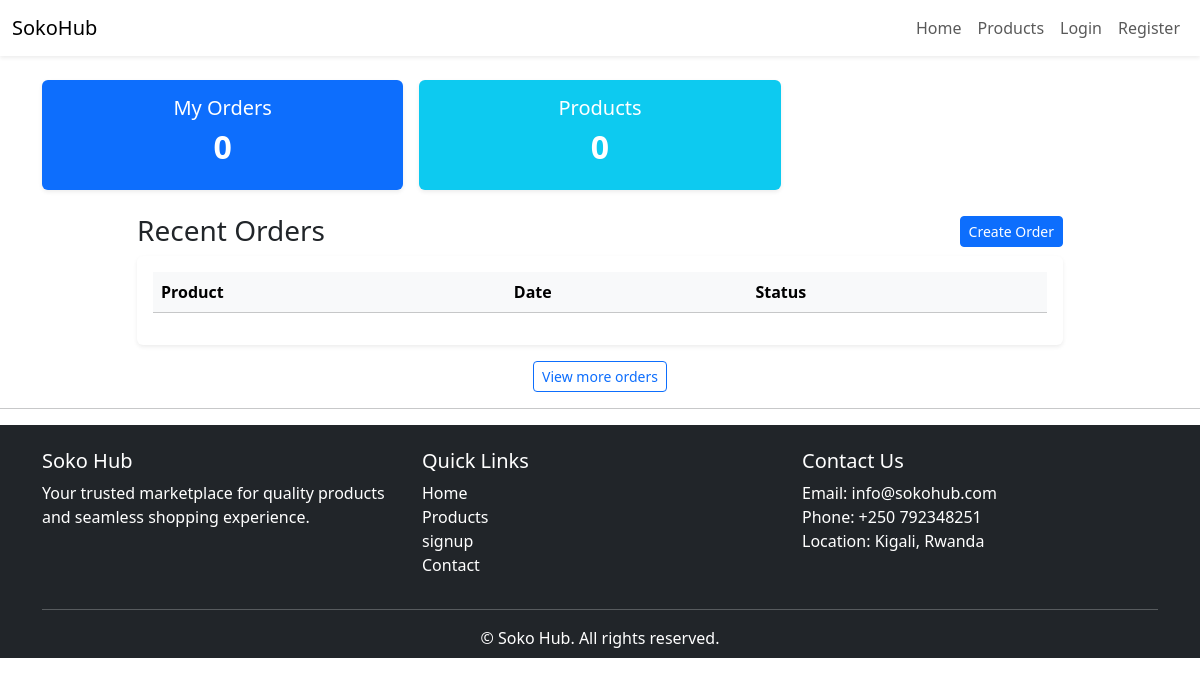
The page /customer_orders/ on the database as committed earlier.
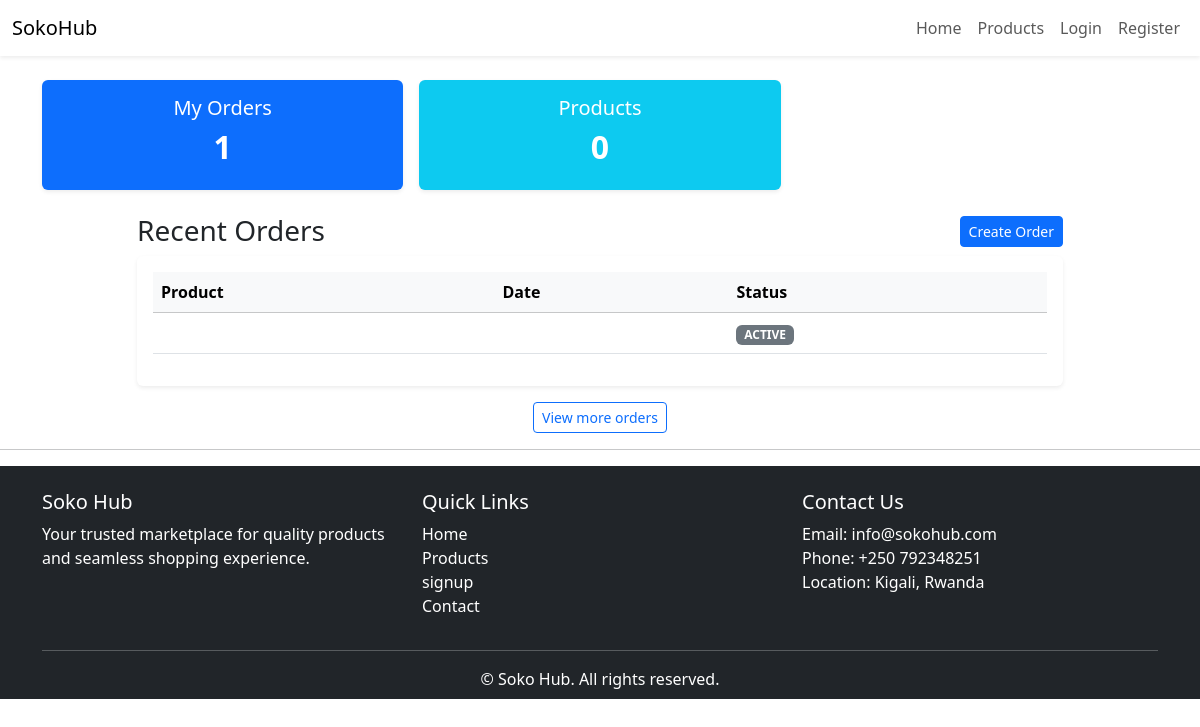
The same page on the database as committed later.
### orders/models.py (models this page shows, shortened)
class Order(models.Model):
    STATUS_CHOICE = [
        ("PENDING","Pending"),
        ("PAID","Paid"),
        ("ACTIVE","Active")
    ]
    customer = models.ForeignKey('accounts.CustomUser',on_delete = models.CASCADE)
    phone = models.CharField( max_length=50)
    delivery_address = models.PositiveBigIntegerField()
    created_at  = models.DateTimeField(auto_now_add=True)
    status= models.CharField(max_length=255,choices = STATUS_CHOICE)
    total = models.IntegerField()

### orders/views.py (the view)
# urls.py: path('customer_orders/', customerOrder, name='customer_orders'),
def customerOrder(request):
    orders=Order.objects.all()
    customers= CustomUser.objects.all()
    total_customers = customers.count()
    vendors= CustomUser.objects.filter(user_type='V')
    total_vendors = vendors.count()
    total_orders = orders.count()
    paid = orders.filter(status='paid').count()
    pending = orders.filter(status='pending').count()
    active = orders.filter(status='active').count()
    context = {'orders':orders, 'customers':customers, 'total_vendors': total_vendors, 'total_orders': total_orders, 'paid': paid, 'pending': pending, 'active': active}
    return render(request, "customer_order.html", context)

### orders/templates/customer_order.html
{% extends "accounts/base.html" %}
{% block content %}
<div class="container mt-4">
    <div class="row g-3">
        <div class="col-md-4">
            <div class="card shadow-sm border-0 text-white bg-primary">
                <div class="card-body text-center">
                    <h5 class="card-title">My Orders</h5>
                    <h2 class="fw-bold">{{ orders|length }}</h2>
                </div>
            </div>
        </div>
        <div class="col-md-4">
            <div class="card shadow-sm border-0 text-white bg-info">
                <div class="card-body text-center">
                    <h5 class="card-title">Products</h5>
                    <h2 class="fw-bold">{{ products|length }}</h2>
                </div>
            </div>
        </div>
    </div>
    <div class="row mt-4">
        <div class="col-lg-10 mx-auto">
            <div class="d-flex justify-content-between align-items-center mb-2">
                <h3 class="m-0">Recent Orders</h3>
                <a class="btn btn-primary btn-sm" href="#">Create Order</a>
            </div>
            <div class="card shadow-sm border-0">
                <div class="card-body">
                    <table class="table table-hover align-middle">
                        <thead class="table-light">
                            <tr>
                                <th>Product</th>
                                <th>Date</th>
                                <th>Status</th>
                            </tr>
                        </thead>
                        <tbody>
                            {% for order in orders %}
                            <tr>
                                <td>{{ order.product.name }}</td>
                                <td>{{ order.order_date }}</td>
                                <td>
                                    {% if order.status == "Pending" %}
                                        <span class="badge text-bg-warning">{{ order.status }}</span>
                                    {% elif order.status == "Delivered" %}
                                        <span class="badge text-bg-success">{{ order.status }}</span>
                                    {% else %}
                                        <span class="badge text-bg-secondary">{{ order.status }}</span>
                                    {% endif %}
                                </td>
                            </tr>
                            {% endfor %}
                        </tbody>
                    </table>
                </div>
            </div>
            <div class="mt-3 text-center">
                <a href="#" class="btn btn-outline-primary btn-sm">View more orders</a>
            </div>
        </div>
    </div>
</div>
{% endblock %}

Rows that differ between the two databases and show on the page:
added Order: status "ACTIVE"
Other text that changed with them:
{{ orders|length }}: "0" → "1"
